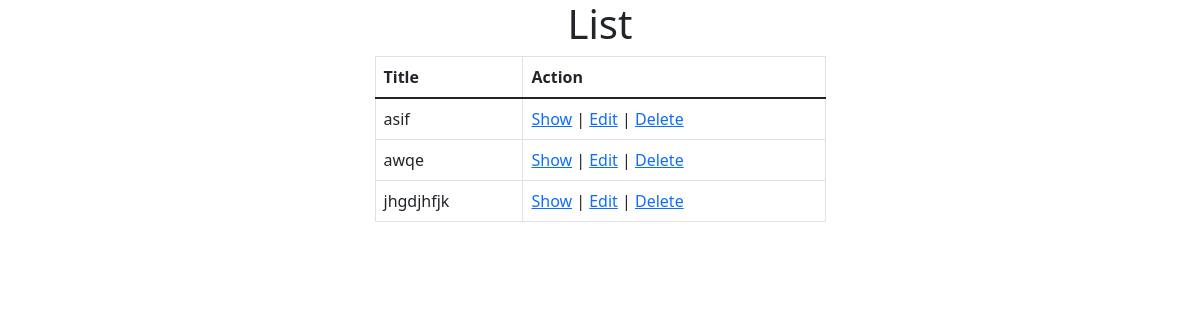
Page /uploads/Products/index.php on the earlier database version.
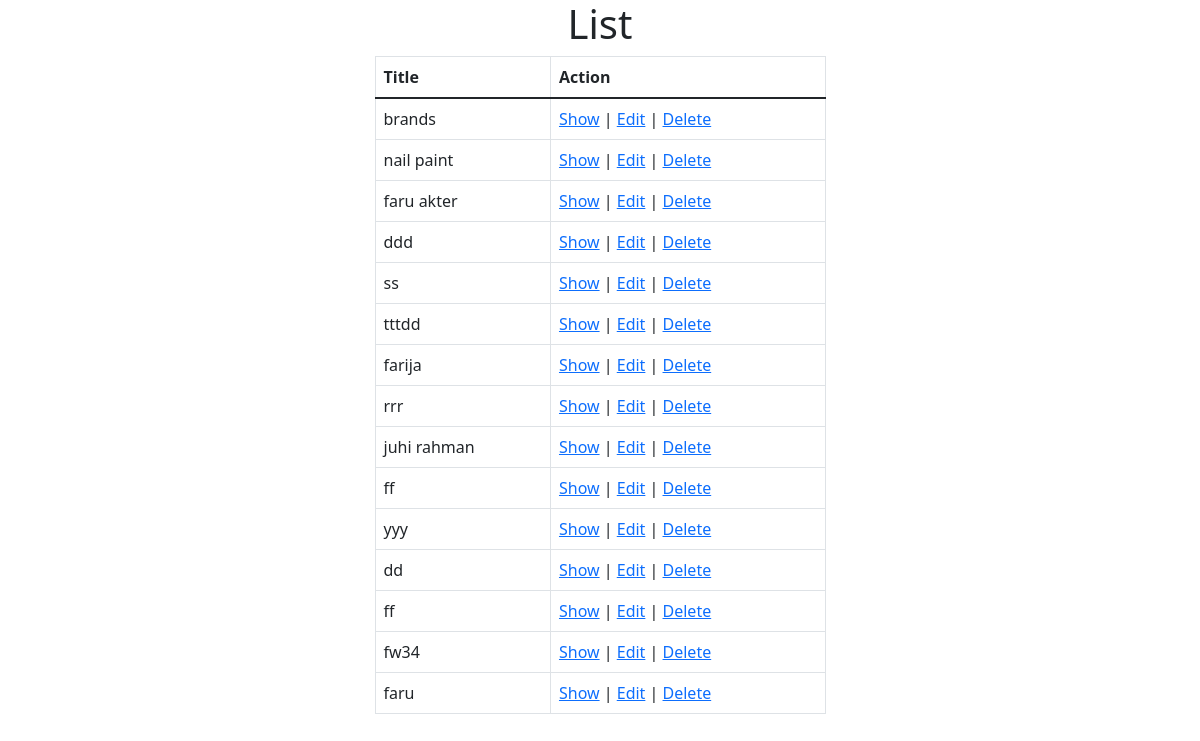
Same page on the later database version.
### tables this page shows
CREATE TABLE `product` (
  `id` int(11) NOT NULL,
  `title` varchar(55) NOT NULL,
  `is_active` tinyint(4) NOT NULL DEFAULT '0',
  `picture` varchar(55) DEFAULT NULL,
  `created_at` datetime NOT NULL DEFAULT CURRENT_TIMESTAMP,
  `modified_at` datetime NOT NULL DEFAULT CURRENT_TIMESTAMP,
  `is_deleted` tinyint(4) DEFAULT '0'
);

### uploads/Products/index.php (the view, shortened to what this page needs)
<?php
$servername = "localhost";
$username = "root";
$password = "";
$conn = new PDO("mysql:host=$servername;dbname=ecommerceseip", $username, $password);
$conn->setAttribute(PDO::ATTR_ERRMODE, PDO::ERRMODE_EXCEPTION);
$query = "SELECT * FROM `product`";
$stmt = $conn->prepare($query);
$result = $stmt->execute();
$products = $stmt->fetchAll();
?>
<!doctype html>
<html lang="en">
<head>
    <link href="https://cdn.jsdelivr.net/npm/bootstrap@5.1.3/dist/css/bootstrap.min.css" rel="stylesheet">
</head>
<body>
<section>
    <div class="container">
        <div class="row justify-content-center">
            <div class="col-5">
                <h1 class="text-center">List</h1>
                <table class="table table-bordered">
                    <thead>
                    <tr>
                        <th scope="col">Title</th>
                        <th scope="col">Action</th>
                    </tr>
                    </thead>
                    <tbody>
                    <?php
                    foreach($products as $product):
                    ?>
                    <tr>
                        <td><?= $product['title'];?></td>
                        <td><a href="show.php?id=<?=$product['id'];?>">Show</a> | <a href="edit.php?id=<?=$product['id'];?>">Edit</a> | <a href="delete.php?id=<?=$product['id'];?> ">Delete</a></td>
                    </tr>
                    <?php
                    endforeach;
                    ?>
                    </tbody>
                </table>
            </div>
        </div>
    </div>
</section>
</body>
</html>

Differences in the rows shown:
removed product: title "asif"
removed product: title "awqe"
removed product: title "jhgdjhfjk"
added product: title "brands"
added product: title "nail paint"
added product: title "faru akter"
added product: title "ddd"
added product: title "ss"
added product: title "tttdd"
added product: title "farija"
added product: title "rrr"
added product: title "juhi rahman"
added product: title "ff"
added product: title "yyy"
added product: title "dd"
added product: title "ff"
added product: title "fw34"
added product: title "faru"
